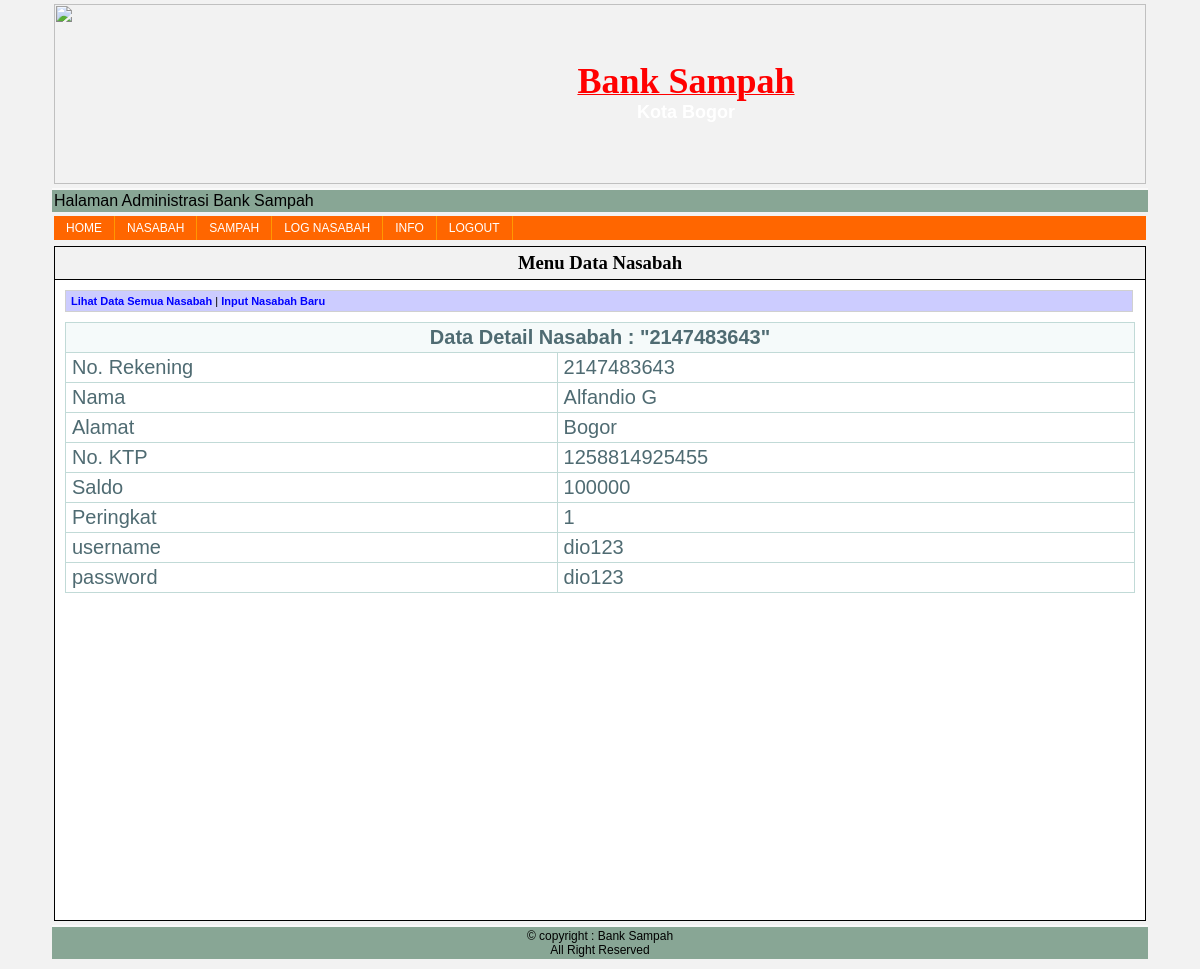
The page /admin/admin/index.php?page=detil_nasabah&noRek=2147483643 (signed in) on the database its author committed.
### tables this page shows
CREATE TABLE IF NOT EXISTS `nasabah` (
  `id_N` int(15) NOT NULL AUTO_INCREMENT,
  `no_rekening` int(30) NOT NULL,
  `nama` varchar(30) NOT NULL,
  `alamat` text NOT NULL,
  `tanggal_lahir` date NOT NULL,
  `tempat_lahir` varchar(30) NOT NULL,
  `no_KTP` varchar(20) NOT NULL,
  `saldo` int(30) NOT NULL,
  `peringkat` int(5) NOT NULL,
  `usernameN` varchar(30) NOT NULL,
  `passwordN` varchar(50) NOT NULL,
  PRIMARY KEY (`id_N`),
  UNIQUE KEY `username` (`usernameN`),
  UNIQUE KEY `no_KTP` (`no_KTP`)
);

### admin/nasabah/detil_nasabah.php (the view)
<?php
include "../include/koneksi_db.php";
include "../nasabah/link.php";
$id	= isset($_GET['noRek']) ? $_GET['noRek'] : "";
$query=mysql_query("SELECT * FROM nasabah WHERE no_rekening='$id'", $konek);
$hasil=mysql_fetch_array($query);
?>
<table class="table-data" width=100% border=1>
	<tr><td colspan="2" class="head-data">Data Detail Nasabah : "<?php echo $id; ?>"</td></tr>
	<tr><td class="pinggir-data">No. Rekening</td><td class="pinggir-data"><?php echo $hasil[1]; ?></td></tr>
	<tr><td class="pinggir-data">Nama</td><td class="pinggir-data"><?php echo $hasil[2]; ?></td></tr>
	<tr><td class="pinggir-data">Alamat</td><td class="pinggir-data"><?php echo $hasil[3]; ?></td></tr>
	<tr><td class="pinggir-data">No. KTP</td><td class="pinggir-data"><?php echo $hasil[6]; ?></td></tr>
	<tr><td class="pinggir-data">Saldo</td><td class="pinggir-data"><?php echo $hasil[7]; ?></td></tr>
	<tr><td class="pinggir-data">Peringkat</td><td class="pinggir-data"><?php echo $hasil[8]; ?></td></tr>
	<tr><td class="pinggir-data">username</td><td class="pinggir-data"><?php echo $hasil[9]; ?></td></tr>
	<tr><td class="pinggir-data">password</td><td class="pinggir-data"><?php echo $hasil[10]; ?></td></tr>
</table>

### admin/include/style.css (style rules this page uses)
body { background-color: #f2f2f2; color: black; margin-top: 0px; margin-left: 50px; margin-right: 50px; font-family: arial; font-size: 14px; }
.table-data { width: 100%; padding: 0; margin: 0 auto 1.5em auto; border-top: 1px solid #C1DAD7; border-left: 1px solid #C1DAD7; border-collapse:collapse; font-size:18px; font-family: verdana,arial,sans-serif; color:#545454; }
.head-data { font: normal 20px "Trebuchet MS", Verdana, Arial, Helvetica, sans-serif; border-right: 1px solid #C1DAD7; border-bottom: 1px solid #C1DAD7; padding: 3px 6px 3px 6px; color: #4f6b72; width: auto; text-align: center; background-color:#F5FAFA; font-weight: bold; }
.pinggir-data { font: normal 20px "Trebuchet MS", Verdana, Arial, Helvetica, sans-serif; border-right: 1px solid #C1DAD7; border-bottom: 1px solid #C1DAD7; padding: 3px 6px 3px 6px; color: #4f6b72; text-align: left; }

### admin/admin/index.php (style rules this page uses)
body { background-image: url(../../Rental%20Mobil%20G.A.H/images/rentcar2.jpg); }

### rows shown on the page
nasabah: no_rekening "2147483643", nama "Alfandio G", alamat "Bogor", no_KTP "1258814925455", saldo "100000", peringkat "1", usernameN "dio123", passwordN "dio123"

### other values the page prints
$j "Menu Data Nasabah"
$id "2147483643"
